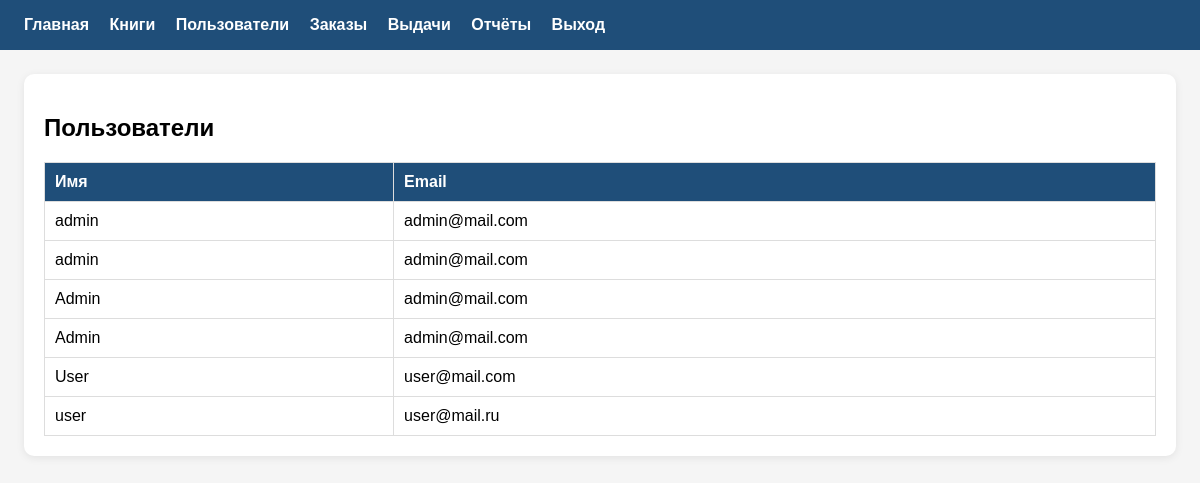
Page /public/users (signed in) on the committed database.
### tables this page shows
CREATE TABLE `users` (
  `id` int(11) NOT NULL,
  `name` varchar(100) DEFAULT NULL,
  `email` varchar(100) DEFAULT NULL,
  `password` varchar(255) DEFAULT NULL,
  `role` varchar(50) DEFAULT NULL
);

### src/controllers/UserController.php (called while the page is built, shortened)
<?php
class UserController {
    private $db;
    public function __construct($db) {
        $this->db = $db;
    }
public function users() {
    $users = \Models\User::getAll($this->db);
    include SRC_PATH . 'views/users.php';
    $content = ob_get_clean();
    include SRC_PATH . 'views/layout.php';
}
}

### src/models/User.php (called while the page is built, shortened)
<?php
class User {
    public static function getAll(PDO $db) {
    $stmt = $db->query("SELECT * FROM users");
    return $stmt->fetchAll(PDO::FETCH_ASSOC);
}
}

### src/settings/routes.php (called while the page is built)
<?php
return [
    'GET' => [
        '/users' => ['controller' => 'Controllers\UserController', 'action' => 'users'],
        '/login' => ['controller' => 'Controllers\UserController', 'action' => 'loginForm'],
        '/' => ['controller' => 'Controllers\UserController', 'action' => 'index'],
        '/orders' => ['controller' => 'Controllers\OrderController', 'action' => 'index'],
'/issues' => ['controller' => 'Controllers\IssueController', 'action' => 'index'],
'/reports' => [
    'controller' => 'Controllers\\ReportController',
    'action' => 'index'
],
'/logout' => [
    'controller' => 'Controllers\UserController',
    'action' => 'logout'
],
'/books/order' => [
    'controller' => 'Controllers\\BookController',
    'action' => 'order'
],
'/reports/docx' => [
    'controller' => 'Controllers\\ReportController',
    'action' => 'exportDOCX'
],
'/reports/xlsx' => [
    'controller' => 'Controllers\\ReportController',
    'action' => 'exportXLSX'
],
'/reports/books/docx' => [
    'controller' => 'Controllers\\ReportController',
    'action' => 'booksDOCX'
],
'/reports/books/xlsx' => [
    'controller' => 'Controllers\\ReportController',
    'action' => 'booksXLSX'
],
'/reports/users/docx' => [
    'controller' => 'Controllers\\ReportController',
    'action' => 'usersDOCX'
],
'/reports/users/xlsx' => [
    'controller' => 'Controllers\\ReportController',
    'action' => 'usersXLSX'
],
'/reports/orders/docx' => [
    'controller' => 'Controllers\\ReportController',
    'action' => 'ordersDOCX'
],
'/reports/orders/xlsx' => [
    'controller' => 'Controllers\\ReportController',
    'action' => 'ordersXLSX'
],
'/reports/issues/docx' => [
    'controller' => 'Controllers\\ReportController',
    'action' => 'issuesDOCX'
],
'/reports/issues/xlsx' => [
    'controller' => 'Controllers\\ReportController',
    'action' => 'issuesXLSX'
],
        '/books' => ['controller' => 'Controllers\BookController', 'action' => 'index'],
        '/books/delete' => ['controller' => 'Controllers\BookController', 'action' => 'delete'],
    ],
    'POST' => [
        '/login' => ['controller' => 'Controllers\UserController', 'action' => 'authenticate'],
        '/books' => ['controller' => 'Controllers\BookController', 'action' => 'store'],
    ],
];

### src/views/users.php (the view)
<h2>Пользователи</h2>
<table>
    <tr>
        <th>Имя</th>
        <th>Email</th>
    </tr>
    <?php foreach ($users as $user): ?>
        <tr>
            <td><?= htmlspecialchars($user['name']) ?></td>
            <td><?= htmlspecialchars($user['email']) ?></td>
        </tr>
    <?php endforeach; ?>
</table>

### public/index.php (shortened to what this page needs)
<?php
$conn = getConnection();
$pdo = $conn[1];
$routes = require SRC_PATH . 'settings/routes.php';
$requestUri = $_SERVER['REQUEST_URI'];
$requestUri = parse_url($requestUri, PHP_URL_PATH);
$requestMethod = $_SERVER['REQUEST_METHOD'];
$requestUri = str_replace('/bookflow/public', '', $requestUri);
$requestUri = rtrim($requestUri, '/');
foreach ($routes[$requestMethod] as $path => $route) {
    if ($path === $requestUri) {
        $action = $route['action'];
require_once SRC_PATH . 'controllers/UserController.php';
require_once SRC_PATH . 'models/User.php';
        $controller = new $controllerName($pdo);
        $controller->$action();
        exit;
    }
}

### src/views/layout.php (shortened to what this page needs)
<!DOCTYPE html>
<html lang="ru">
<head>
</head>
<body>
<div class="header">
    <a href="/bookflow/public/">
        Главная
    </a>
    <?php if (isset($_SESSION['user_id'])): ?>
        <a href="/bookflow/public/books">
            Книги
        </a>
        <?php if (
            isset($_SESSION['role']) &&
            $_SESSION['role'] === 'admin'
        ): ?>
            <a href="/bookflow/public/users">
                Пользователи
            </a>
            <a href="/bookflow/public/orders">
                Заказы
            </a>
            <a href="/bookflow/public/issues">
                Выдачи
            </a>
            <a href="/bookflow/public/reports">
                Отчёты
            </a>
        <?php endif; ?>
        <a href="/bookflow/public/logout">
            Выход
        </a>
    <?php endif; ?>
</div>
<div class="container">
    <div class="card">
        <?= $content ?? '' ?>
    </div>
</div>
</body>
</html>

### src/views/layout.php (style rules this page uses)
body { font-family: Arial, sans-serif; margin: 0; background: #f5f5f5; }
.header { background: #1f4e79; padding: 16px 24px; }
.header a { color: white; text-decoration: none; font-weight: bold; margin-right: 16px; }
.container { padding: 24px; }
.card { background: white; border-radius: 10px; padding: 20px; box-shadow: 0 2px 8px rgba(0,0,0,0.08); }
table { border-collapse: collapse; width: 100%; margin-top: 16px; background: white; }
th, td { border: 1px solid #ddd; padding: 10px; text-align: left; }
th { background: #1f4e79; color: white; }

### rows in the picture
users: name "admin", email "admin@mail.com"
users: name "admin", email "admin@mail.com"
users: name "Admin", email "admin@mail.com"
users: name "Admin", email "admin@mail.com"
users: name "User", email "user@mail.com"
users: name "user", email "user@mail.ru"
